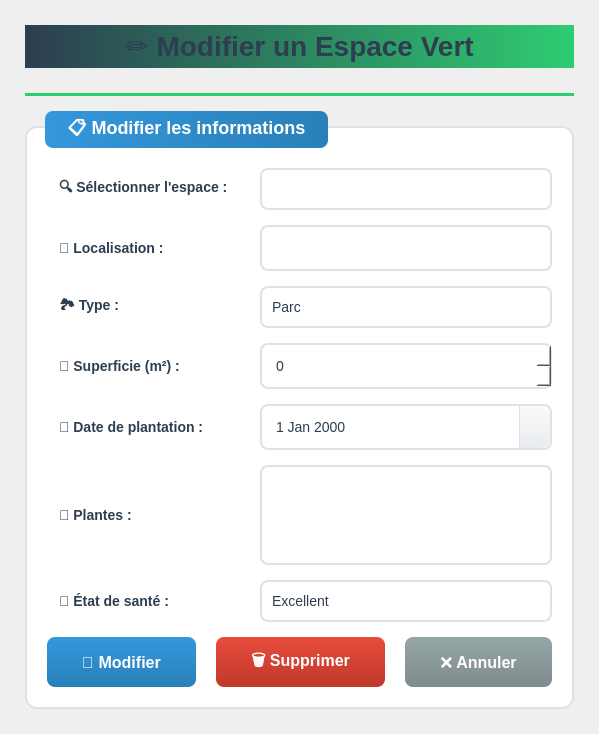
      <widget class="QWidget" name="modifierEspaceTab">
       <attribute name="title">
        <string>✏️ Modifier Espace</string>
       </attribute>
       <layout class="QVBoxLayout" name="modifierLayout">
        <property name="spacing">
         <number>15</number>
        </property>
        <property name="margin" stdset="0">
         <number>25</number>
        </property>
        <item>
         <widget class="QLabel" name="modifierTitleLabel">
          <property name="minimumSize">
           <size>
            <width>300</width>
            <height>40</height>
           </size>
          </property>
          <property name="styleSheet">
           <string notr="true">font-size: 28px; font-weight: bold; color: #2c3e50; margin-bottom: 10px; 
           background: qlineargradient(x1:0, y1:0, x2:1, y2:0, stop:0 #2c3e50, stop:1 #2ecc71);
           -webkit-background-clip: text;
           -webkit-text-fill-color: transparent;
           padding: 5px;</string>
          </property>
          <property name="text">
           <string>✏️ Modifier un Espace Vert</string>
          </property>
          <property name="alignment">
           <set>Qt::AlignmentFlag::AlignCenter</set>
          </property>
         </widget>
        </item>
        <item>
         <widget class="QFrame" name="line_3">
          <property name="styleSheet">
           <string notr="true">background-color: #2ecc71; height: 2px; border: none;</string>
          </property>
          <property name="frameShape">
           <enum>QFrame::Shape::HLine</enum>
          </property>
          <property name="frameShadow">
           <enum>QFrame::Shadow::Sunken</enum>
          </property>
         </widget>
        </item>
        <item>
         <widget class="QGroupBox" name="modifierEspaceGroup">
          <property name="minimumSize">
           <size>
            <width>0</width>
            <height>500</height>
           </size>
          </property>
          <property name="styleSheet">
           <string notr="true">QGroupBox {
             font-size: 18px;
             font-weight: bold;
             color: #2c3e50;
             border: 2px solid #dee2e6;
             border-radius: 12px;
             margin-top: 15px;
             padding-top: 20px;
             background-color: white;
           }
           QGroupBox::title {
             subcontrol-origin: margin;
             left: 20px;
             padding: 8px 20px 8px 20px;
             background: qlineargradient(x1:0, y1:0, x2:1, y2:0, stop:0 #3498db, stop:1 #2980b9);
             color: white;
             border-radius: 8px;
           }</string>
          </property>
          <property name="title">
           <string>📋 Modifier les informations</string>
          </property>
          <layout class="QGridLayout" name="gridLayout_2">
           <property name="horizontalSpacing">
            <number>20</number>
           </property>
           <property name="verticalSpacing">
            <number>15</number>
           </property>
           <property name="margin" stdset="0">
            <number>20</number>
           </property>
           <item row="0" column="0">
            <widget class="QLabel" name="selectEspaceLabel">
             <property name="minimumSize">
              <size>
               <width>120</width>
               <height>0</height>
              </size>
             </property>
             <property name="styleSheet">
              <string notr="true">font-weight: bold; color: #2c3e50; font-size: 14px; padding: 8px;</string>
             </property>
             <property name="text">
              <string>🔍 Sélectionner l'espace :</string>
             </property>
            </widget>
           </item>
           <item row="0" column="1">
            <widget class="QComboBox" name="selectEspaceCombo">
             <property name="minimumSize">
              <size>
               <width>200</width>
               <height>40</height>
              </size>
             </property>
             <property name="styleSheet">
              <string notr="true">QComboBox {
                padding: 10px;
                border: 2px solid #dee2e6;
                border-radius: 8px;
                font-size: 14px;
                color: #2c3e50;
                background-color: white;
              }
              QComboBox:focus {
                border: 2px solid #3498db;
              }
              QComboBox::drop-down {
                border: none;
                width: 30px;
              }
              QComboBox::down-arrow {
                image: none;
                border-left: 5px solid transparent;
                border-right: 5px solid transparent;
                border-top: 6px solid #2c3e50;
              }
              QComboBox QAbstractItemView {
                border: 2px solid #dee2e6;
                border-radius: 8px;
                background-color: white;
                color: #2c3e50;
                selection-background-color: #3498db;
                selection-color: white;
              }</string>
             </property>
            </widget>
           </item>
           <item row="1" column="0">
            <widget class="QLabel" name="modifLocalisationLabel">
             <property name="minimumSize">
              <size>
               <width>120</width>
               <height>0</height>
              </size>
             </property>
             <property name="styleSheet">
              <string notr="true">font-weight: bold; color: #2c3e50; font-size: 14px; padding: 8px;</string>
             </property>
             <property name="text">
              <string>📍 Localisation :</string>
             </property>
            </widget>
           </item>
           <item row="1" column="1">
            <widget class="QLineEdit" name="modifLocalisationInput">
             <property name="minimumSize">
              <size>
               <width>200</width>
               <height>40</height>
              </size>
             </property>
             <property name="styleSheet">
              <string notr="true">QLineEdit {
                padding: 12px;
                border: 2px solid #dee2e6;
                border-radius: 8px;
                font-size: 14px;
                color: #2c3e50;
                background-color: white;
              }
              QLineEdit:focus {
                border: 2px solid #3498db;
                background-color: #f8f9fa;
              }</string>
             </property>
            </widget>
           </item>
           <item row="2" column="0">
            <widget class="QLabel" name="modifTypeLabel">
             <property name="minimumSize">
              <size>
               <width>120</width>
               <height>0</height>
              </size>
             </property>
             <property name="styleSheet">
              <string notr="true">font-weight: bold; color: #2c3e50; font-size: 14px; padding: 8px;</string>
             </property>
             <property name="text">
              <string>🏞️ Type :</string>
             </property>
            </widget>
           </item>
           <item row="2" column="1">
            <widget class="QComboBox" name="modifTypeCombo">
             <property name="minimumSize">
              <size>
               <width>200</width>
               <height>40</height>
              </size>
             </property>
             <property name="styleSheet">
              <string notr="true">QComboBox {
                padding: 10px;
                border: 2px solid #dee2e6;
                border-radius: 8px;
                font-size: 14px;
                color: #2c3e50;
                background-color: white;
              }
              QComboBox:focus {
                border: 2px solid #3498db;
              }
              QComboBox::drop-down {
                border: none;
                width: 30px;
              }
              QComboBox::down-arrow {
                image: none;
                border-left: 5px solid transparent;
                border-right: 5px solid transparent;
                border-top: 6px solid #2c3e50;
              }
              QComboBox QAbstractItemView {
                border: 2px solid #dee2e6;
                border-radius: 8px;
                background-color: white;
                color: #2c3e50;
                selection-background-color: #3498db;
                selection-color: white;
              }</string>
             </property>
             <item>
              <property name="text">
               <string>Parc</string>
              </property>
             </item>
             <item>
              <property name="text">
               <string>Jardin</string>
              </property>
             </item>
             <item>
              <property name="text">
               <string>Square</string>
              </property>
             </item>
             <item>
              <property name="text">
               <string>Forêt urbaine</string>
              </property>
             </item>
            </widget>
           </item>
           <item row="3" column="0">
            <widget class="QLabel" name="modifSuperficieLabel">
             <property name="minimumSize">
              <size>
               <width>120</width>
               <height>0</height>
              </size>
             </property>
             <property name="styleSheet">
              <string notr="true">font-weight: bold; color: #2c3e50; font-size: 14px; padding: 8px;</string>
             </property>
             <property name="text">
              <string>📐 Superficie (m²) :</string>
             </property>
            </widget>
           </item>
           <item row="3" column="1">
            <widget class="QSpinBox" name="modifSuperficieInput">
             <property name="minimumSize">
              <size>
               <width>200</width>
               <height>40</height>
              </size>
             </property>
             <property name="styleSheet">
              <string notr="true">QSpinBox {
                padding: 12px;
                border: 2px solid #dee2e6;
                border-radius: 8px;
                font-size: 14px;
                color: #2c3e50;
                background-color: white;
              }
              QSpinBox:focus {
                border: 2px solid #3498db;
                background-color: #f8f9fa;
              }</string>
             </property>
             <property name="maximum">
              <number>1000000</number>
             </property>
             <property name="singleStep">
              <number>100</number>
             </property>
            </widget>
           </item>
           <item row="4" column="0">
            <widget class="QLabel" name="modifDateLabel">
             <property name="minimumSize">
              <size>
               <width>120</width>
               <height>0</height>
              </size>
             </property>
             <property name="styleSheet">
              <string notr="true">font-weight: bold; color: #2c3e50; font-size: 14px; padding: 8px;</string>
             </property>
             <property name="text">
              <string>📅 Date de plantation :</string>
             </property>
            </widget>
           </item>
           <item row="4" column="1">
            <widget class="QDateEdit" name="modifDatePlantation">
             <property name="minimumSize">
              <size>
               <width>200</width>
               <height>40</height>
              </size>
             </property>
             <property name="styleSheet">
              <string notr="true">QDateEdit {
                padding: 12px;
                border: 2px solid #dee2e6;
                border-radius: 8px;
                font-size: 14px;
                color: #2c3e50;
                background-color: white;
              }
              QDateEdit::drop-down {
                  subcontrol-origin: padding;
                  subcontrol-position: top right;
                  width: 30px;
                  border-left-width: 1px;
                  border-left-color: #dee2e6;
                  border-left-style: solid;
                  border-top-right-radius: 8px;
                  border-bottom-right-radius: 8px;
                  background: qlineargradient(x1:0, y1:0, x2:0, y2:1, stop:0 #f8f9fa, stop:1 #e9ecef);
              }
              QDateEdit::down-arrow {
                  image: none;
                  border-left: 6px solid transparent;
                  border-right: 6px solid transparent;
                  border-top: 6px solid #2c3e50;
                  width: 0px;
                  height: 0px;
              }</string>
             </property>
             <property name="calendarPopup">
              <bool>true</bool>
             </property>
            </widget>
           </item>
           <item row="5" column="0">
            <widget class="QLabel" name="modifPlantesLabel">
             <property name="minimumSize">
              <size>
               <width>120</width>
               <height>0</height>
              </size>
             </property>
             <property name="styleSheet">
              <string notr="true">font-weight: bold; color: #2c3e50; font-size: 14px; padding: 8px;</string>
             </property>
             <property name="text">
              <string>🌿 Plantes :</string>
             </property>
            </widget>
           </item>
           <item row="5" column="1">
            <widget class="QTextEdit" name="modifPlantesInput">
             <property name="minimumSize">
              <size>
               <width>200</width>
               <height>80</height>
              </size>
             </property>
             <property name="maximumSize">
              <size>
               <width>16777215</width>
               <height>100</height>
              </size>
             </property>
             <property name="styleSheet">
              <string notr="true">QTextEdit {
                padding: 12px;
                border: 2px solid #dee2e6;
                border-radius: 8px;
                font-size: 14px;
                color: #2c3e50;
                background-color: white;
              }
              QTextEdit:focus {
                border: 2px solid #3498db;
                background-color: #f8f9fa;
              }</string>
             </property>
            </widget>
           </item>
           <item row="6" column="0">
            <widget class="QLabel" name="modifEtatSanteLabel">
             <property name="minimumSize">
              <size>
               <width>120</width>
               <height>0</height>
              </size>
             </property>
             <property name="styleSheet">
              <string notr="true">font-weight: bold; color: #2c3e50; font-size: 14px; padding: 8px;</string>
             </property>
             <property name="text">
              <string>💚 État de santé :</string>
             </property>
            </widget>
           </item>
           <item row="6" column="1">
            <widget class="QComboBox" name="modifEtatSanteCombo">
             <property name="minimumSize">
              <size>
               <width>200</width>
               <height>40</height>
              </size>
             </property>
             <property name="styleSheet">
              <string notr="true">QComboBox {
                padding: 10px;
                border: 2px solid #dee2e6;
                border-radius: 8px;
                font-size: 14px;
                color: #2c3e50;
                background-color: white;
              }
              QComboBox:focus {
                border: 2px solid #3498db;
              }
              QComboBox::drop-down {
                border: none;
                width: 30px;
              }
              QComboBox::down-arrow {
                image: none;
                border-left: 5px solid transparent;
                border-right: 5px solid transparent;
                border-top: 6px solid #2c3e50;
              }
              QComboBox QAbstractItemView {
                border: 2px solid #dee2e6;
                border-radius: 8px;
                background-color: white;
                color: #2c3e50;
                selection-background-color: #3498db;
                selection-color: white;
              }</string>
             </property>
             <item>
              <property name="text">
               <string>Excellent</string>
              </property>
             </item>
             <item>
              <property name="text">
               <string>Bon</string>
              </property>
             </item>
             <item>
              <property name="text">
               <string>Moyen</string>
              </property>
             </item>
             <item>
              <property name="text">
               <string>Faible</string>
              </property>
             </item>
             <item>
              <property name="text">
               <string>Critique</string>
              </property>
             </item>
            </widget>
           </item>
           <item row="7" column="0" colspan="2">
            <layout class="QHBoxLayout" name="horizontalLayout_5">
             <property name="spacing">
              <number>20</number>
             </property>
             <item>
              <widget class="QPushButton" name="modifierBtn">
               <property name="minimumSize">
                <size>
                 <width>140</width>
                 <height>50</height>
                </size>
               </property>
               <property name="styleSheet">
                <string notr="true">QPushButton {
                  background: qlineargradient(x1:0, y1:0, x2:0, y2:1, stop:0 #3498db, stop:1 #2980b9);
                  color: white;
                  padding: 15px 35px;
                  border: none;
                  border-radius: 8px;
                  font-weight: bold;
                  font-size: 16px;
                }
                QPushButton:hover {
                  background: qlineargradient(x1:0, y1:0, x2:0, y2:1, stop:0 #2980b9, stop:1 #2471a3);
                  transform: translateY(-2px);
                }
                QPushButton:pressed {
                  background: qlineargradient(x1:0, y1:0, x2:0, y2:1, stop:0 #2471a3, stop:1 #1f618d);
                  transform: translateY(0px);
                }</string>
               </property>
               <property name="text">
                <string>💾 Modifier</string>
               </property>
              </widget>
             </item>
             <item>
              <widget class="QPushButton" name="supprimerBtn">
               <property name="minimumSize">
                <size>
                 <width>140</width>
                 <height>50</height>
                </size>
               </property>
               <property name="styleSheet">
                <string notr="true">QPushButton {
                  background: qlineargradient(x1:0, y1:0, x2:0, y2:1, stop:0 #e74c3c, stop:1 #c0392b);
                  color: white;
                  padding: 15px 35px;
                  border: none;
                  border-radius: 8px;
                  font-weight: bold;
                  font-size: 16px;
                }
                QPushButton:hover {
                  background: qlineargradient(x1:0, y1:0, x2:0, y2:1, stop:0 #c0392b, stop:1 #a93226);
                  transform: translateY(-2px);
                }
                QPushButton:pressed {
                  background: qlineargradient(x1:0, y1:0, x2:0, y2:1, stop:0 #a93226, stop:1 #922b21);
                  transform: translateY(0px);
                }</string>
               </property>
               <property name="text">
                <string>🗑️ Supprimer</string>
               </property>
              </widget>
             </item>
             <item>
              <widget class="QPushButton" name="modifAnnulerBtn">
               <property name="minimumSize">
                <size>
                 <width>140</width>
                 <height>50</height>
                </size>
               </property>
               <property name="styleSheet">
                <string notr="true">QPushButton {
                  background: qlineargradient(x1:0, y1:0, x2:0, y2:1, stop:0 #95a5a6, stop:1 #7f8c8d);
                  color: white;
                  padding: 15px 35px;
                  border: none;
                  border-radius: 8px;
                  font-weight: bold;
                  font-size: 16px;
                }
                QPushButton:hover {
                  background: qlineargradient(x1:0, y1:0, x2:0, y2:1, stop:0 #7f8c8d, stop:1 #707b7c);
                  transform: translateY(-2px);
                }
                QPushButton:pressed {
                  background: qlineargradient(x1:0, y1:0, x2:0, y2:1, stop:0 #707b7c, stop:1 #616a6b);
                  transform: translateY(0px);
                }</string>
               </property>
               <property name="text">
                <string>❌ Annuler</string>
               </property>
              </widget>
             </item>
            </layout>
           </item>
          </layout>
         </widget>
        </item>
       </layout>
      </widget>
